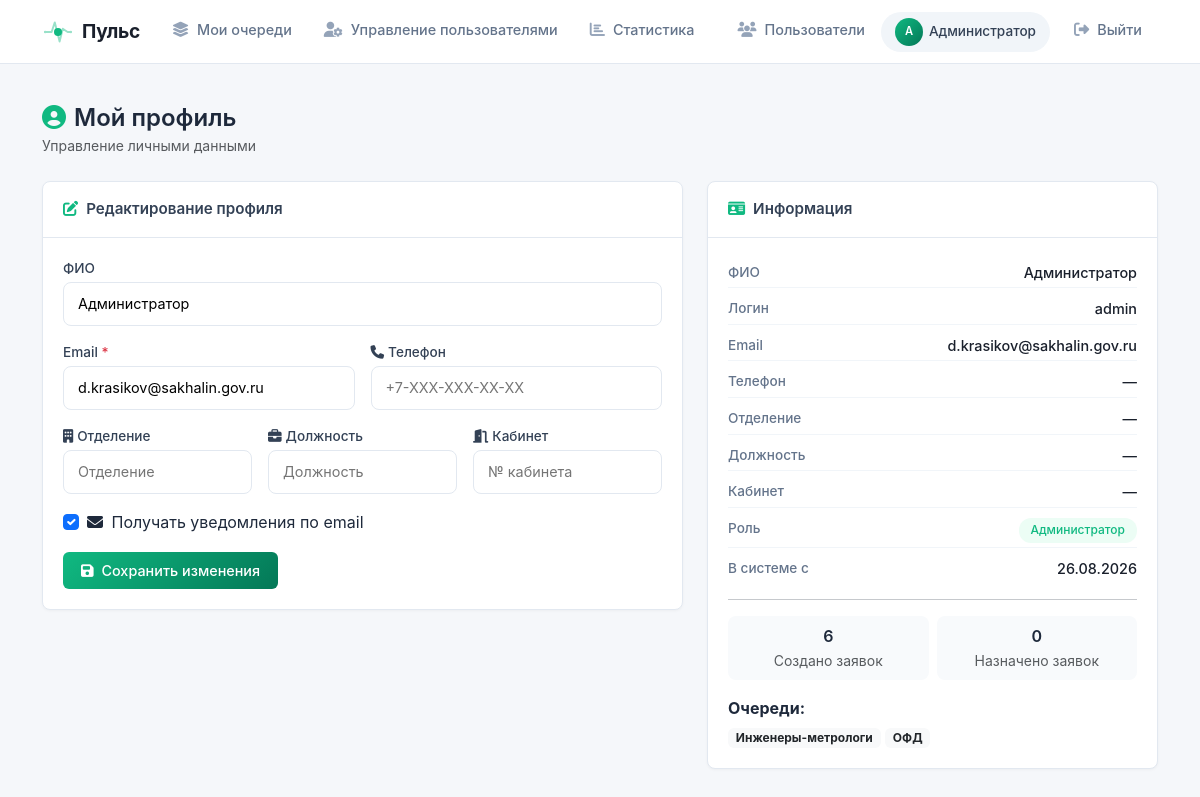
The app's page /profile (signed in) with its own data.
### models.py (models this page shows, shortened)
class User(UserMixin, db.Model):
    id = db.Column(db.Integer, primary_key=True)
    username = db.Column(db.String(80), unique=True, nullable=False)
    password = db.Column(db.String(200), nullable=False)
    full_name = db.Column(db.String(300), nullable=True)
    email = db.Column(db.String(120), unique=True, nullable=False)
    phone = db.Column(db.String(20), nullable=True)
    department = db.Column(db.String(200), nullable=True)
    position = db.Column(db.String(200), nullable=True)
    office = db.Column(db.String(50), nullable=True)
    is_admin = db.Column(db.Boolean, default=False)
    created_at = db.Column(db.DateTime, default=datetime.now(tz))
    notify_email = db.Column(db.Boolean, default=True)
    queues = db.relationship('Queue', secondary='user_queue', back_populates='members')
    admin_queues = db.relationship('Queue', secondary='queue_admins', back_populates='admins')
    assigned_tickets = db.relationship('Ticket', secondary='ticket_assignees', back_populates='assignees')
    created_tickets = db.relationship('Ticket', foreign_keys='Ticket.created_by_id', backref='creator')
    allowed_queues = db.relationship(
        'Queue',
        secondary='queue_links',
        primaryjoin='Queue.id == queue_links.c.queue_from',
        secondaryjoin='Queue.id == queue_links.c.queue_to',
        backref='allowed_by_queues'
    )
    bookings = db.relationship('Booking', backref='user', lazy=True)

class Queue(db.Model):
    id = db.Column(db.Integer, primary_key=True)
    name = db.Column(db.String(100), nullable=False, unique=True)
    description = db.Column(db.Text, nullable=True)
    is_active = db.Column(db.Boolean, default=True)
    queue_type = db.Column(db.String(50), default='default')
    created_at = db.Column(db.DateTime, default=datetime.now(tz))
    created_by_id = db.Column(db.Integer, db.ForeignKey('user.id'))
    mail = db.Column(db.Text,default = None)
    admins = db.relationship('User', secondary='queue_admins', back_populates='admin_queues')
    members = db.relationship('User', secondary='user_queue', back_populates='queues')
    tickets = db.relationship('Ticket', backref='queue', lazy=True)
    cars = db.relationship('Car', backref='queue', lazy=True)
    created_by = db.relationship('User', foreign_keys=[created_by_id])

### app.py (the view, shortened to what this page needs)
@app.route('/profile', methods=['GET', 'POST'])
@login_required
def profile():
    return render_template('profile.html', timezones=TIMEZONES)

### templates/profile.html (shortened to what this page needs)
{% extends "base.html" %}
{% block content %}
<div class="d-flex justify-content-between align-items-center mb-4">
    <div>
        <h4 class="mb-0 fw-semibold">
            <i class="fas fa-user-circle me-2" style="color: var(--primary);"></i>Мой профиль
        </h4>
        <span class="text-muted small">Управление личными данными</span>
    </div>
</div>
<div class="row g-4">
    <div class="col-lg-7">
        <div class="card-modern animate-fade-in">
            <div class="card-header">
                <i class="fas fa-edit me-2" style="color: var(--primary);"></i>Редактирование профиля
            </div>
            <div class="card-body">
                <form method="POST">
                    <div class="row g-3">
                        <div class="col-12">
                            <label class="form-label-modern">ФИО</label>
                            <input type="text" class="form-control-modern" name="full_name" value="{{ current_user.full_name or '' }}" placeholder="Иванов Иван Иванович">
                        </div>
                        <div class="col-md-6">
                            <label class="form-label-modern">Email <span class="text-danger">*</span></label>
                            <input type="email" class="form-control-modern" name="email" value="{{ current_user.email }}" required>
                        </div>
                        <div class="col-md-6">
                            <label class="form-label-modern">
                                <i class="fas fa-phone me-1"></i>Телефон
                            </label>
                            <input type="text" class="form-control-modern" name="phone" value="{{ current_user.phone or '' }}" placeholder="+7-XXX-XXX-XX-XX">
                        </div>
                        <div class="col-md-4">
                            <label class="form-label-modern">
                                <i class="fas fa-building me-1"></i>Отделение
                            </label>
                            <input type="text" class="form-control-modern" name="department" value="{{ current_user.department or '' }}" placeholder="Отделение">
                        </div>
                        <div class="col-md-4">
                            <label class="form-label-modern">
                                <i class="fas fa-briefcase me-1"></i>Должность
                            </label>
                            <input type="text" class="form-control-modern" name="position" value="{{ current_user.position or '' }}" placeholder="Должность">
                        </div>
                        <div class="col-md-4">
                            <label class="form-label-modern">
                                <i class="fas fa-door-open me-1"></i>Кабинет
                            </label>
                            <input type="text" class="form-control-modern" name="office" value="{{ current_user.office or '' }}" placeholder="№ кабинета">
                        </div>
                        <div class="col-12">
                            <div class="form-check">
                                <input type="checkbox" class="form-check-input" id="notify_email" name="notify_email"
                                       {% if current_user.notify_email %}checked{% endif %}>
                                <label class="form-check-label" for="notify_email">
                                    <i class="fas fa-envelope me-1"></i> Получать уведомления по email
                                </label>
                            </div>
                        </div>
                        <div class="col-12">
                            <button type="submit" class="btn btn-primary-gradient">
                                <i class="fas fa-save me-1"></i> Сохранить изменения
                            </button>
                        </div>
                    </div>
                </form>
            </div>
        </div>
    </div>
    <div class="col-lg-5">
        <div class="card-modern">
            <div class="card-header">
                <i class="fas fa-id-card me-2" style="color: var(--primary);"></i>Информация
            </div>
            <div class="card-body">
                <div class="profile-info">
                    <div class="profile-info-item">
                        <span class="profile-info-label">ФИО</span>
                        <span class="profile-info-value">{{ current_user.full_name or 'Не указано' }}</span>
                    </div>
                    <div class="profile-info-item">
                        <span class="profile-info-label">Логин</span>
                        <span class="profile-info-value">{{ current_user.username }}</span>
                    </div>
                    <div class="profile-info-item">
                        <span class="profile-info-label">Email</span>
                        <span class="profile-info-value">{{ current_user.email }}</span>
                    </div>
                    <div class="profile-info-item">
                        <span class="profile-info-label">Телефон</span>
                        <span class="profile-info-value">{{ current_user.phone or '—' }}</span>
                    </div>
                    <div class="profile-info-item">
                        <span class="profile-info-label">Отделение</span>
                        <span class="profile-info-value">{{ current_user.department or '—' }}</span>
                    </div>
                    <div class="profile-info-item">
                        <span class="profile-info-label">Должность</span>
                        <span class="profile-info-value">{{ current_user.position or '—' }}</span>
                    </div>
                    <div class="profile-info-item">
                        <span class="profile-info-label">Кабинет</span>
                        <span class="profile-info-value">{{ current_user.office or '—' }}</span>
                    </div>
                    <div class="profile-info-item">
                        <span class="profile-info-label">Роль</span>
                        <span class="profile-info-value">
                            <span class="badge-status {% if current_user.is_admin %}badge-status-new{% else %}badge-status-other{% endif %}">
                                {% if current_user.is_admin %}Администратор{% else %}Пользователь{% endif %}
                            </span>
                        </span>
                    </div>
                    <div class="profile-info-item">
                        <span class="profile-info-label">В системе с</span>
                        <span class="profile-info-value">{{ current_user.created_at.strftime('%d.%m.%Y') }}</span>
                    </div>
                </div>
                <hr>
                <div class="row g-2 text-center">
                    <div class="col-6">
                        <div class="p-2 bg-light-custom rounded-8">
                            <div class="fw-semibold">{{ current_user.created_tickets|length }}</div>
                            <small class="text-muted">Создано заявок</small>
                        </div>
                    </div>
                    <div class="col-6">
                        <div class="p-2 bg-light-custom rounded-8">
                            <div class="fw-semibold">{{ current_user.assigned_tickets|length }}</div>
                            <small class="text-muted">Назначено заявок</small>
                        </div>
                    </div>
                </div>
                <div class="mt-3">
                    <strong>Очереди:</strong>
                    <div class="mt-1">
                        {% for queue in current_user.queues %}
                            <span class="badge bg-light text-dark border-0">{{ queue.name }}</span>
                        {% else %}
                            <span class="text-muted">Не состоит в очередях</span>
                        {% endfor %}
                    </div>
                </div>
            </div>
        </div>
    </div>
</div>
{% endblock %}

### templates/base.html (shortened to what this page needs)
<!DOCTYPE html>
<html lang="ru">
<head>
    <link href="https://cdn.jsdelivr.net/npm/bootstrap@5.3.0/dist/css/bootstrap.min.css" rel="stylesheet">
    <link href="https://cdnjs.cloudflare.com/ajax/libs/font-awesome/6.4.0/css/all.min.css" rel="stylesheet">
    <link rel="stylesheet" href="{{ url_for('static', filename='style.css') }}">
    <link href="https://cdn.quilljs.com/1.3.6/quill.snow.css" rel="stylesheet">
</head>
<body>
    <nav class="navbar navbar-expand-lg navbar-custom">
        <div class="container">
            <a class="navbar-brand" href="{{ url_for('index') }}">
                <span class="logo-pulse">
                    <span class="pulse-icon">
                        <span class="pulse-dot"></span>
                    </span>
                    Пульс
                </span>
            </a>
            <div class="collapse navbar-collapse" id="navbarNav">
                <ul class="navbar-nav me-auto">
                    {% if current_user.is_authenticated and current_user.admin_queues %}
                        <li class="nav-item">
                            <a class="nav-link {{ 'active' if request.endpoint == 'my_queues' }}" href="{{ url_for('my_queues.my_queues') }}">
                                <i class="fas fa-layer-group"></i> Мои очереди
                            </a>
                        </li>
                    {% endif %}
                    {% if current_user.is_authenticated and current_user.is_admin %}
                        <li class="nav-item dropdown">
                            <a class="nav-link {{ 'active' if request.endpoint == 'admin_users' }}" href="{{ url_for('user_mgmt.admin_users') }}">
                                <i class="fas fa-user-cog"></i> Управление пользователями
                            </a>
                        </li>
                        <li class="nav-item">
                            <a class="nav-link {{ 'active' if request.endpoint == 'statistics' }}" href="{{ url_for('statistics.statistics') }}">
                                <i class="fas fa-chart-bar"></i> Статистика
                            </a>
                        </li>
                    {% endif %}
                </ul>
                <ul class="navbar-nav align-items-center">
                    {% if current_user.is_authenticated %}
                        <li class="nav-item">
                            <a class="nav-link {{ 'active' if request.endpoint == 'users_list' }}" href="{{ url_for('users_list') }}">
                                <i class="fas fa-users"></i> Пользователи
                            </a>
                        </li>
                        <li class="nav-item me-2">
                            <a href="{{ url_for('profile') }}" class="user-badge-link" title="Перейти в профиль">
                                <span class="user-badge">
                                    <span class="user-avatar-mini">{{ (current_user.full_name or current_user.username)[0]|upper }}</span>
                                    {{ current_user.full_name or current_user.username }}
                                </span>
                            </a>
                        </li>
                        <li class="nav-item">
                            <a class="nav-link btn-logout" href="{{ url_for('login.logout') }}">
                                <i class="fas fa-sign-out-alt"></i> Выйти
                            </a>
                        </li>
                    {% else %}
                        <li class="nav-item">
                            <a class="nav-link btn-login" href="{{ url_for('login') }}">
                                <i class="fas fa-sign-in-alt"></i> Войти
                            </a>
                        </li>
                    {% endif %}
                </ul>
            </div>
        </div>
    </nav>
    <div class="container mt-4 pt-3">
        {% block content %}{% endblock %}
    </div>
</body>
</html>

### records on screen
User: full_name "А", full_name "Администратор", email "d.krasikov@sakhalin.gov.ru", notify_email "☑", username "admin", phone "—", department "—", position "—", office "—", created_at "26.08.2026"
Queue: name "Инженеры-метрологи"
Queue: name "ОФД"

### other values on screen
{{ current_user.created_tickets|length }} "6"
{{ current_user.assigned_tickets|length }} "0"
